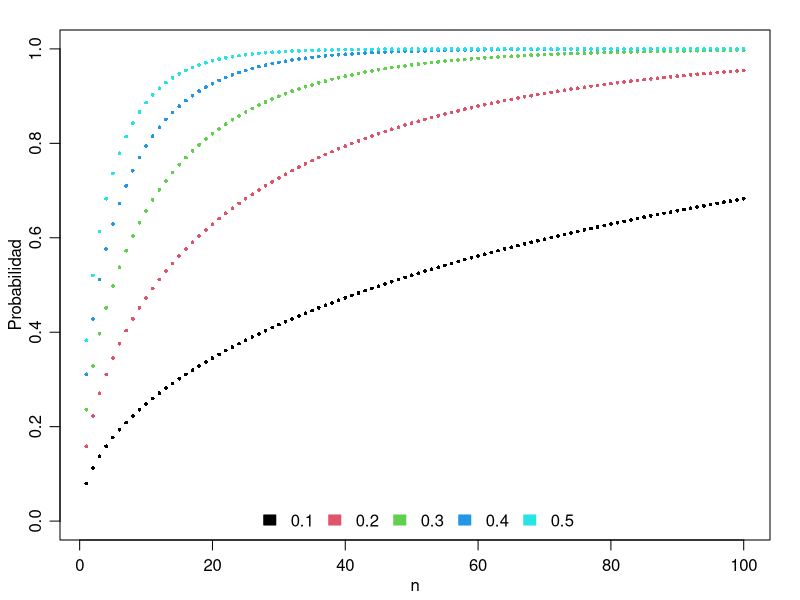
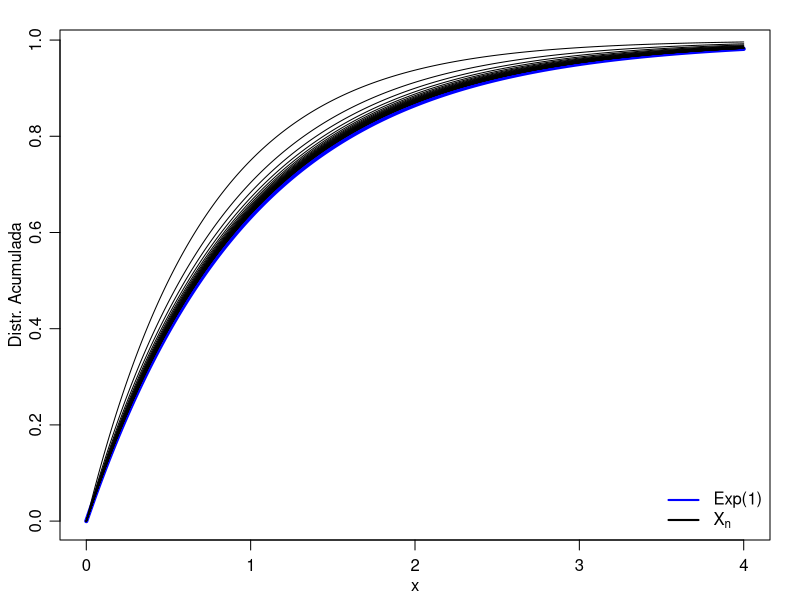
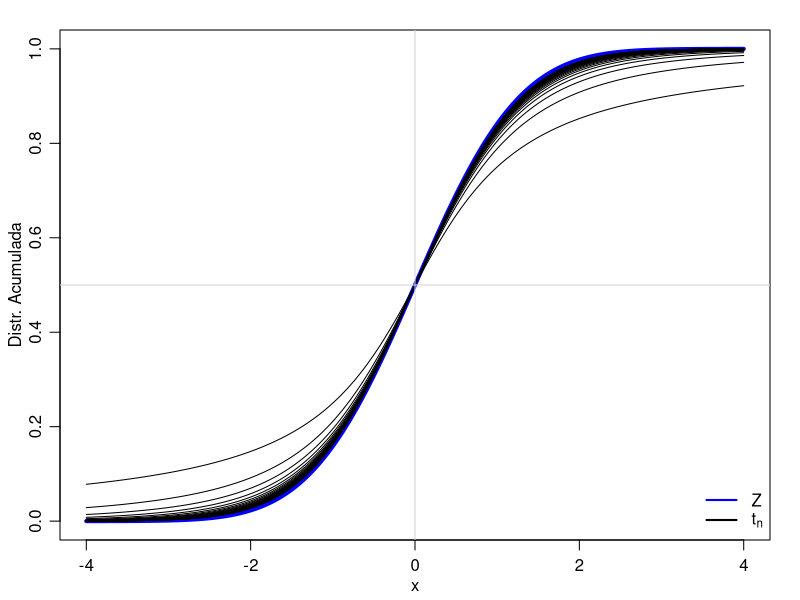
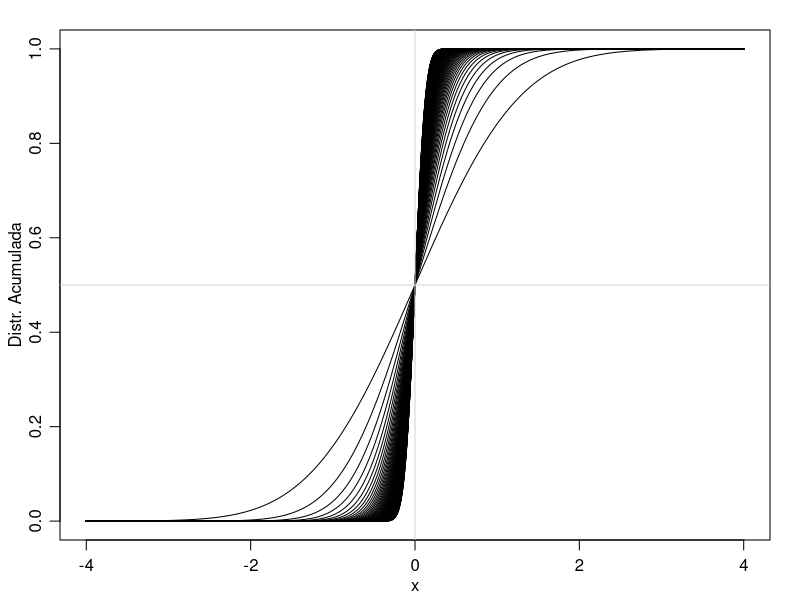
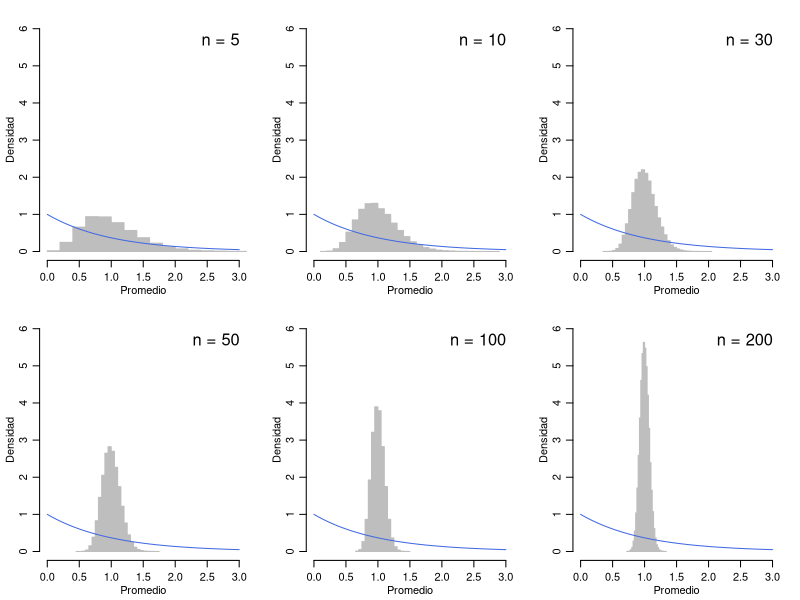

Generate these figures, in order, with R: (Note: this script raises an error after producing the figures.)
## ---- chunk 1
knitr::opts_chunk$set(echo = TRUE)
## ---- chunk 2
# visualización
par(mar = c(3,3,1.5,1.5), mgp = c(1.75,0.75,0))
N <- 100
plot(x = NA, y = NA, xlim = c(1,N), ylim = c(0,1), xlab = "n", ylab = "Probabilidad", main = "")
for (eps in seq(from = 0.1, to = 0.5, by = 0.1)) {
  P <- NULL
  for (n in 1:N)
    P[n] <- 1- 2*pnorm(q = eps, mean = 0, sd = sqrt(1/n), lower.tail = F)
  lines(x = 1:N, y = P, type = "p", col = 10*eps, pch = 16, cex = 0.5)
}
legend("bottom", legend = seq(from = 0.1, to = 0.5, by = 0.1), col = 1:5, fill = 1:5, border = 1:5, bty = "n", horiz = T)
## ---- chunk 3
Fn <- function(x, n) 1 - (1 - 1/n)^{n*x}
# visualización
par(mar = c(3,3,1.5,1.5), mgp = c(1.75,0.75,0))
curve(expr = pexp(x, rate = 1), n = 1000, col = "blue", lwd = 4, from = 0, to = 4, xlab = "x", ylab = "Distr. Acumulada", main = "")
for (n in 2:30)
  curve(expr = Fn(x, n), n = 1000, add = T)
legend("bottomright", legend = c("Exp(1)",expression(X[n])), col = c("blue","black"), lwd = 2, bty = "n")
## ---- chunk 4
# visualización
par(mar = c(3,3,1.5,1.5), mgp = c(1.75,0.75,0))
curve(expr = pnorm(x), n = 1000, col = "blue", lwd = 4, from = -4, to = 4, xlab = "x", ylab = "Distr. Acumulada", main = "")
for (n in 1:30)
  curve(expr = pt(x, df = n), n = 1000, add = T)
abline(v = 0, h = 0.5, col = "lightgray")
legend("bottomright", legend = c("Z",expression(t[n])), col = c("blue","black"), lwd = 2, bty = "n")
## ---- chunk 5
# visualización
par(mar = c(3,3,1.5,1.5), mgp = c(1.75,0.75,0))
plot(x = NA, y = NA, xlim = c(-4,4), ylim = c(0,1), xlab = "x", ylab = "Distr. Acumulada", main = "")
for (n in 1:100)
  curve(expr = pnorm(x, mean = 0, sd = 1/sqrt(n)), n = 1000, add = T)
abline(v = 0, h = 0.5, col = "lightgray")
## ---- chunk 6
# tamaños
N <- 100000
par(mfrow = c(2,3), mar = c(3,3,1.5,1.5), mgp = c(1.75,0.75,0))
set.seed(123)
for (n in c(5,10,30,50,100,200)) {
  xb <- NULL
  for (j in 1:N)
    xb[j] <- mean(rexp(n = n, rate = 1))
  hist(x = xb, freq = F, breaks = 25, col = "gray", border = "gray", xlim = c(0,3), ylim = c(0,6), xlab = "Promedio", ylab = "Densidad", main = "")
  legend("topright", legend = paste0("n = ", n), bty = "n", cex = 1.5)
  curve(expr = dexp(x, rate = 1), from = 0, to = 3, n = 1000, col = "royalblue", add = T)
}
## ---- chunk 7
knitr::include_graphics("03_convergencia.png")
## ---- chunk 8
knitr::include_graphics("mayorga.jpg")
## ---- chunk 9
knitr::include_graphics("ramachandran_tsokos.png")
## ---- chunk 10
knitr::include_graphics("casella_berger.jpg")
